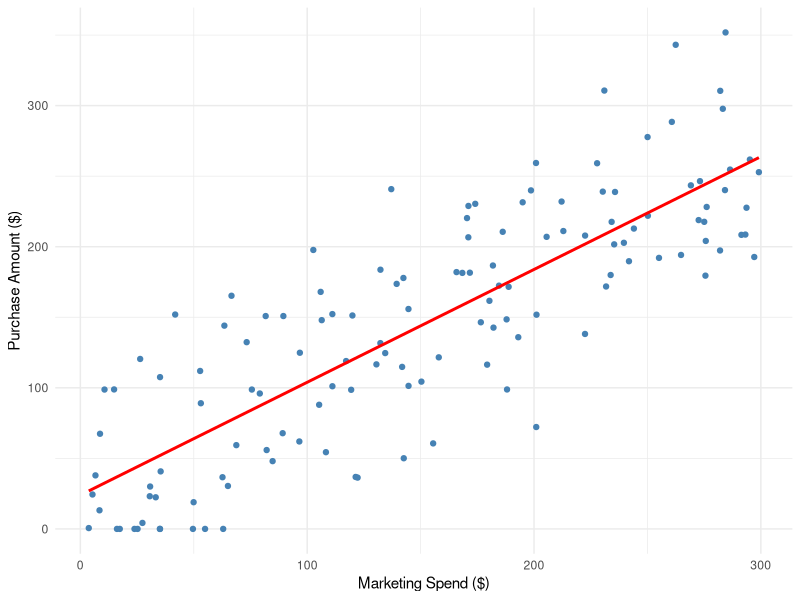
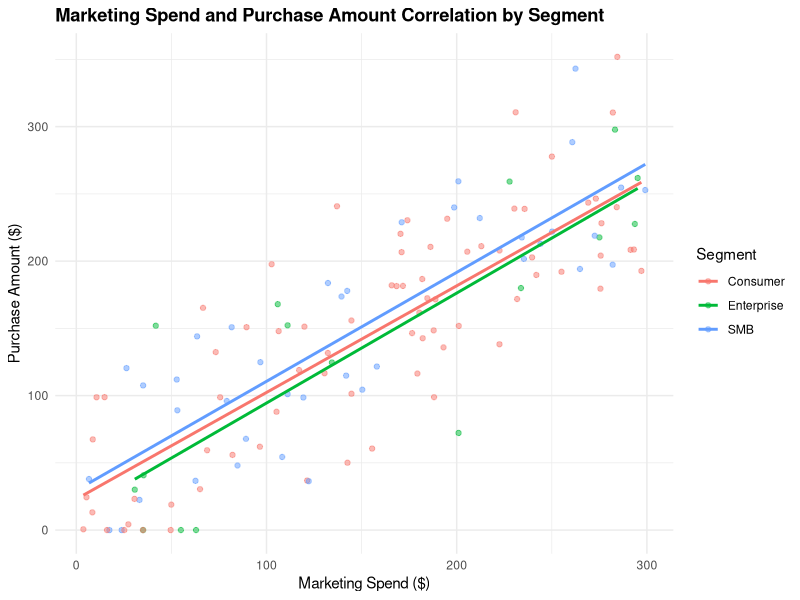
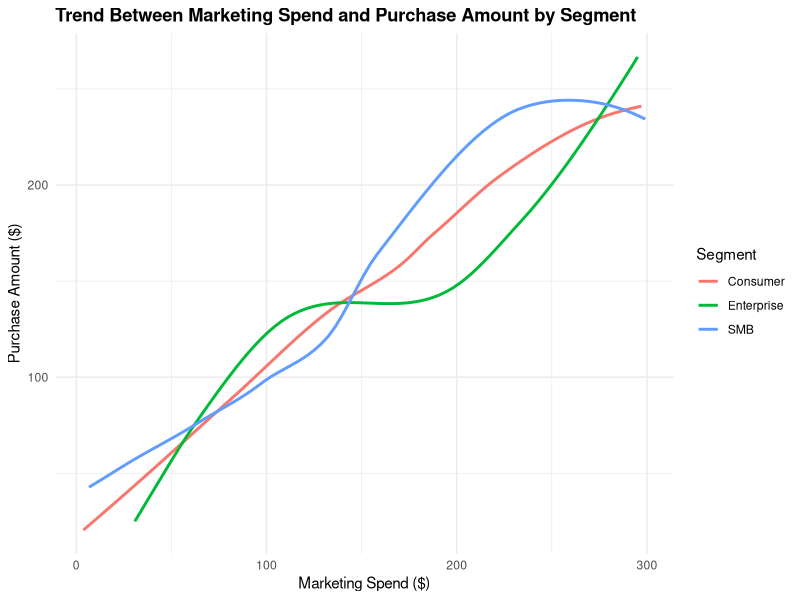

Reproduce these figures in R, in order.
## ---- chunk 1
library(tidyverse)
library(readr)
library(ggplot2)
library(knitr)
library(rmarkdown)
library(kableExtra)
## ---- chunk 2
# Reading in the data
data <- read_csv("data/32592582_Joshua Bannon.csv")
## ---- chunk 3
# Removing rows with missing values in marketing_spend and purchase_amount
data <- data %>%
  drop_na(marketing_spend, purchase_amount)
## ---- chunk 4
# Standardising variable formats and removing irrelevant variables
data <- data %>%
  mutate(
    marketing_spend = as.numeric(marketing_spend),
    purchase_amount = as.numeric(purchase_amount),
    visits = as.numeric(visits),
    signup_date = as.Date(signup_date),
    segment = as.factor(segment)) %>% 
  select(-notes) %>%
  distinct()
## ---- chunk 5
data %>%
  group_by(segment) %>%
  summarise(
    average_spend = round(mean(marketing_spend), 2),
    average_purchase = round(mean(purchase_amount), 2),
    average_visits = round(mean(visits), 2),
    number_of_customers = n(),
    .groups = "drop"
  ) %>%
  as.data.frame()
## ---- chunk 6
#| fig-cap: "Figure.1: Correlation between marketing spend and purchase amount by segment"
ggplot(data, aes(x = marketing_spend, y = purchase_amount)) +
  geom_point(colour = "steelblue") +
  geom_smooth(method = "lm", se = FALSE, colour = "red") +
  labs(
    x = "Marketing Spend ($)",
    y = "Purchase Amount ($)"
  ) +
  theme_minimal() +
  theme(plot.title = element_text(face = "bold", hjust = 0.5)
  )
## ---- chunk 7
#| label: "fig-linear"
#| fig-cap: "Linear Relationship Between Marketing Spend and Purchase Amount by Customer Segment"
ggplot(data, aes(x = marketing_spend, y = purchase_amount, colour = segment)) +
  geom_point(alpha = 0.5) +
  geom_smooth(method = "lm", se = FALSE) +
  labs(
    title = "Marketing Spend and Purchase Amount Correlation by Segment",
    x = "Marketing Spend ($)",
    y = "Purchase Amount ($)",
    colour = "Segment"
  ) +
  theme_minimal() +
  theme(plot.title = element_text(face = "bold")
  )
## ---- chunk 8
#| label: "fig-curved"
#| fig-cap: "Varying Response of Purchase Amount to Marketing Spend Across Customer Segments"

ggplot(data, aes(x = marketing_spend, y = purchase_amount, colour = segment)) +
  geom_smooth(se = FALSE, linewidth = 1) +
  labs(
    title = "Trend Between Marketing Spend and Purchase Amount by Segment",
    x = "Marketing Spend ($)",
    y = "Purchase Amount ($)",
    colour = "Segment"
  ) +
  theme_minimal() +
  theme(plot.title = element_text(face = "bold")
  )
